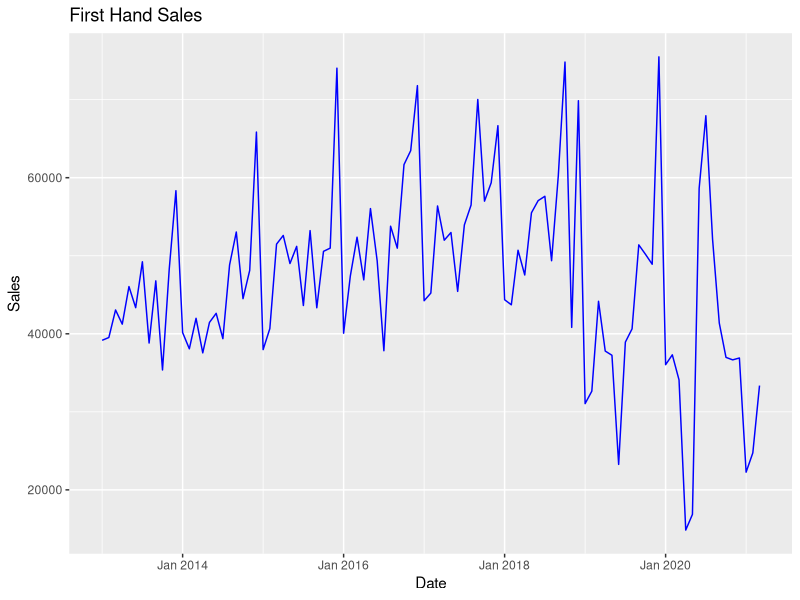
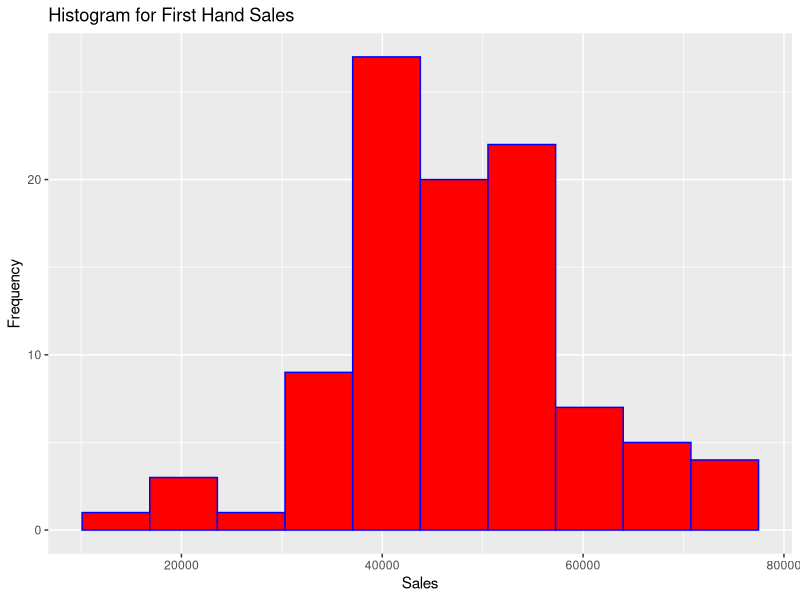
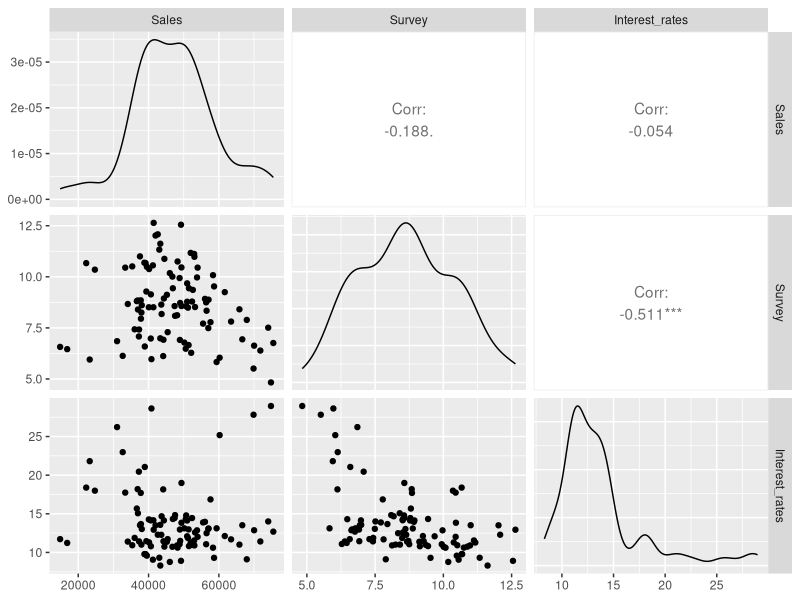
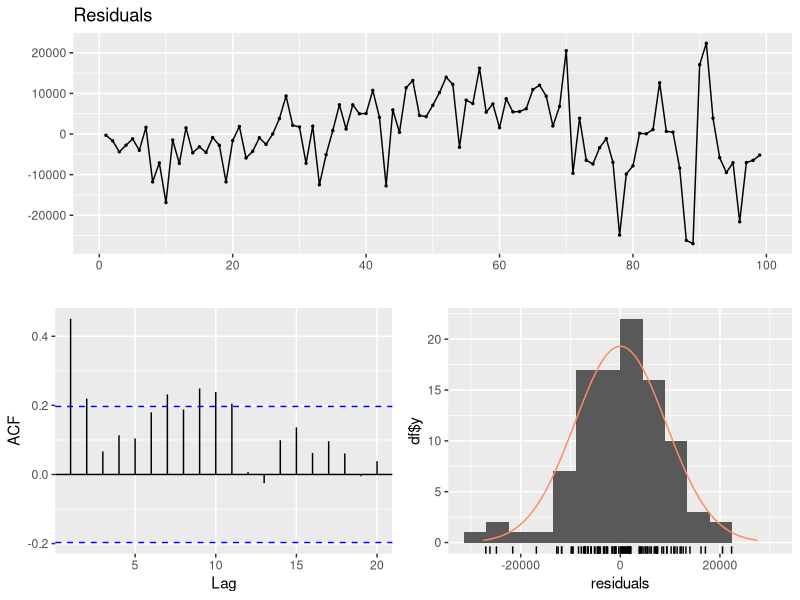
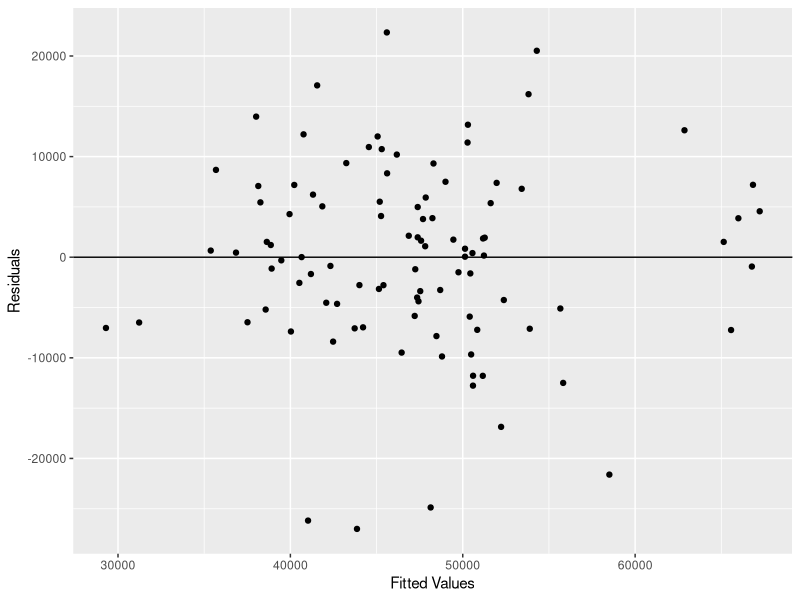
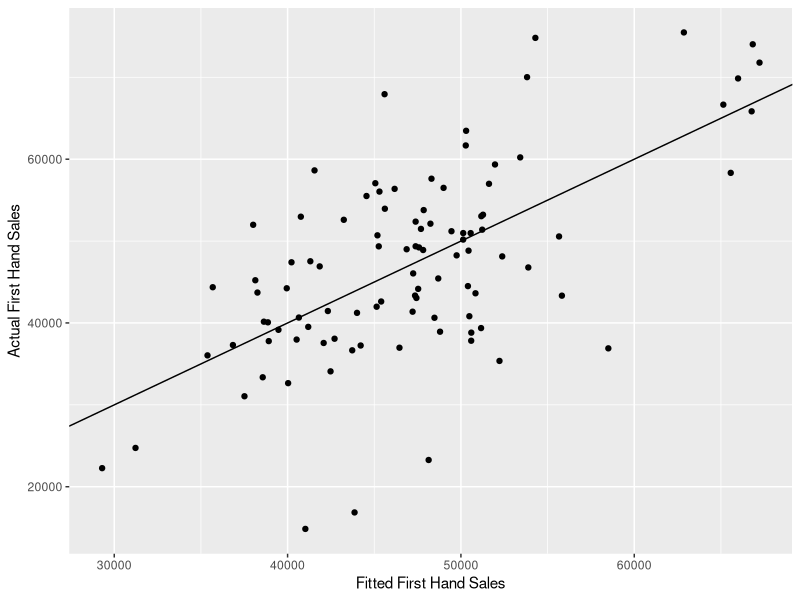

Source code (R) for these figures, in order:
## ---- chunk 1
knitr::opts_chunk$set(echo = FALSE)
setwd("C:\\Users\\aliseyit\\Documents\\GitHub\\spring21-aliseyitzararsiz\\files\\homework2")

library(ggplot2)
library(zoo)
library(openxlsx)
library(data.table)
library(forecast)
library(GGally)
data <- read.xlsx("Turkey_first_hand_sale.xlsx",colNames = TRUE)
data$Date <- as.yearmon(data$Date)
sales<-as.data.table(data)
tail(data)
data_timeseries <- ts(data,frequency=12, start=c(2013,1))
## ---- chunk 2
ggplot(data, aes(x=Date, y=Sales)) + geom_line(color="blue")+ ggtitle("First Hand Sales") + xlab("Date") + ylab("Sales")
## ---- chunk 3
ggplot(data, aes(Sales))+geom_histogram(bins=10,color="blue",fill="red")+ggtitle("Histogram for First Hand Sales") + xlab("Sales") + ylab("Frequency")
## ---- chunk 4
ggpairs(sales[,.(Sales,Survey,Interest_rates)])
## ---- chunk 5
sales[,trend:=1:.N]
fit <- lm(Sales~trend,data=sales)
summary(fit)
## ---- chunk 6
month=seq(1,12,by=1)
sales=cbind(sales,month)
## ---- chunk 7
fit2<-lm(Sales~trend + as.factor(month),data=sales)
summary(fit2)
## ---- chunk 8
fit3 <-lm(Sales~Survey+trend+as.factor(month),data=sales)
summary(fit3)
## ---- chunk 9
checkresiduals(fit3)
## ---- chunk 10
sales[,fitted:=fitted(fit3)]
sales[,residual:=residuals(fit3)]
ggplot(sales,aes(x=fitted,y=residual))+geom_point() + geom_abline(slope=0,intercept = 0)+xlab("Fitted Values")+ylab("Residuals")
## ---- chunk 11
ggplot(sales, aes(x=fitted,y=Sales))+geom_point()+geom_abline(slope=1,intercept = 0)+xlab("Fitted First Hand Sales")+ylab("Actual First Hand Sales")
## ---- chunk 12
sales=rbind(sales, data.table(Date= as.yearmon("2021-04")),fill=T)
sales[100,trend:=100]
predict(sales$Survey)
## ---- chunk 13
sales=rbind(sales, data.table(Date= as.yearmon("2021-04")),fill=T)
sales[100,trend:=100]
predict(sales$Sales)
